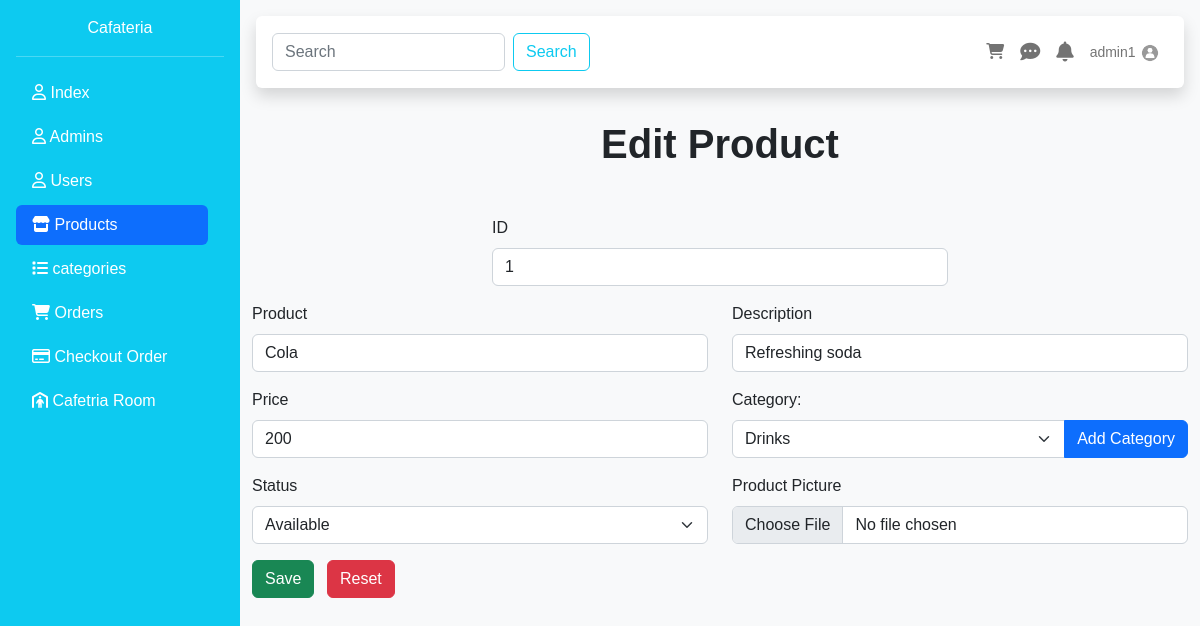
Page /products.php?edit=1 (signed in) on the earlier database version.
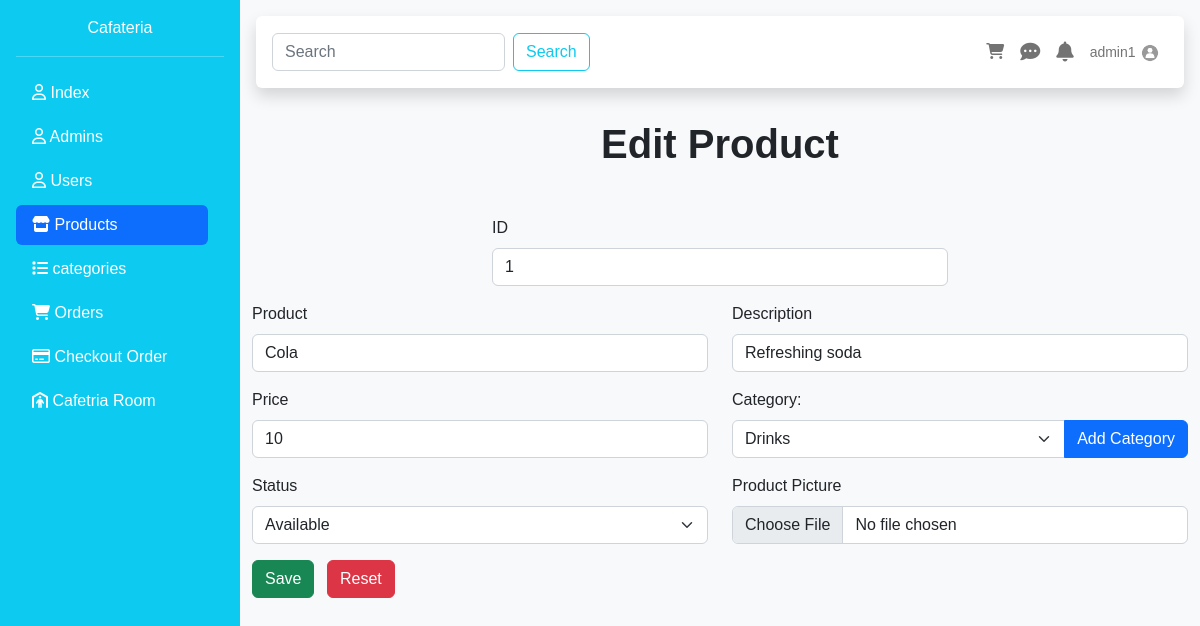
Same page on the later database version.
### tables this page shows
CREATE TABLE `products` (
  `id` int(10) UNSIGNED NOT NULL,
  `name` varchar(255) NOT NULL,
  `description` text DEFAULT NULL,
  `price` float NOT NULL,
  `picture` varchar(255) NOT NULL,
  `category_id` int(10) UNSIGNED NOT NULL,
  `status` enum('Available','Not Available') DEFAULT 'Available',
  `created_at` timestamp NOT NULL DEFAULT current_timestamp()
);

### DataBase/DBCLass.php (called while the page is built, shortened)
<?php
require "connect.php";
class Table extends Database{
    public $TbName;
    public function __construct($tableName){
        $this->TbName = $tableName;
    }
    public function Select(array $columns, $condition=1){
        $statement = "SELECT " . implode(",", $columns) . " FROM {$this->TbName} WHERE $condition";
        try {
            $selected = parent::connect()->query($statement);
            return $selected;
        } catch (PDOException $e){
            throw new Exception("PDO Error: " . $e->getMessage());
        }
    }
}
?>

### DataBase/connect.php (called while the page is built, shortened)
<?php
class Database{
    static protected $connection = false ;
    private static $server = 'localhost';
    private static $root = "root";
    private static $pass = "";
    private static $Db = "cafeteria";
    public static function connect(){
        if(!self::$connection){
            try {
                self::$connection = new PDO("mysql:host=".self::$server.";dbname=".self::$Db."", self::$root, self::$pass);
            } catch (PDOException $e) {
                die("PDO CONNECTION ERROR: " . $e->getMessage() . "<br/>");
            }
        }
        return self::$connection;
    }
}
?>

### products/editForm.php (the view, shortened to what this page needs)
<?php
if (isset($_GET['edit'])) {
    $productId = $_GET['edit'];
    $cond = "id = $productId";
    $SelectProduct = $table->Select(["*"],$cond);
    $SelectProduct=$SelectProduct->fetchAll(PDO::FETCH_ASSOC);
} else {
    header("Location: ../404.php");
}
echo "<h4 class='display-6 text-center mb-5' style='font-weight: bolder'>Edit Product</h4>";
?>
<form class="container mt-5 needs-validation" style="overflow: scroll" action="products/update.php" method="post" enctype="multipart/form-data" novalidate>
    <div class="row">
        <div class="col-6 offset-3 mb-3">
            <label for="id" class="form-label">ID</label>
            <input type="text" name="id" value="<?=$SelectProduct[0]['id']?>" class="form-control" id="id" readonly>
        </div>
        <div class="col-md-6 mb-3">
            <label for="name" class="form-label">Product</label>
            <input type="text" name="name" class="form-control" value="<?=$SelectProduct[0]['name']?>" id="name" required>
        </div>
        <div class="col-md-6 mb-3">
            <label for="description" class="form-label">Description</label>
            <input type="text" name="description" class="form-control" value="<?=$SelectProduct[0]['description']?>" id="description">
        </div>
    </div>
    <div class="row">
        <div class="col-md-6 mb-3">
            <label for="price" class="form-label">Price</label>
            <input type="number" name="price" class="form-control" id="price" min="5" value="<?=$SelectProduct[0]['price']?>" required>
        </div>
        <div class="col-md-6 mb-3">
            <label for="category_id" class="form-label">Category:</label>
            <div class="input-group">
                <select id="category_id" name="category_id" class="form-select" required>
                    <?php
                    if (empty($cat_selected)) {
                        echo "<option value='default' disabled>";
                        echo "default";
                        echo "</option>";
                    } else {
                        foreach ($cat_selected as $row) {
                            echo "<option value='{$row['id']}'>";
                            echo $row['category_name'];
                            echo "</option>";
                        }
                    }
                    ?>
                </select>
                <button class="btn btn-primary" type="button" id="addCategoryBtn">Add Category</button>
            </div>
        </div>
    </div>
    <div class="row mb-3">
        <div class="col-md-6">
            <label for="status" class="form-label">Status</label>
            <select id="status" name="status" class="form-select" required>
                <option value="Available">Available</option>
            </select>
        </div>
        <div class="col-md-6">
            <label for="picture" class="form-label">Product Picture</label>
            <input type="file" name="picture" class="form-control" id="picture" value="<?=$SelectProduct[0]['picture']?>" required>
        </div>
    </div>
    <button class="btn btn-success me-2" type="submit">Save</button>
    <button class="btn btn-danger" type="reset">Reset</button>
</form>

Differences in the rows shown:
changed products "Cola": price "200" → "10"
